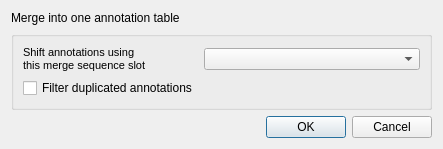
<?xml version="1.0" encoding="UTF-8"?>
<ui version="4.0">
 <class>AnnsActionDialog</class>
 <widget class="QDialog" name="AnnsActionDialog">
  <property name="geometry">
   <rect>
    <x>0</x>
    <y>0</y>
    <width>443</width>
    <height>148</height>
   </rect>
  </property>
  <property name="windowTitle">
   <string>New annotations action</string>
  </property>
  <layout class="QVBoxLayout" name="verticalLayout_2">
   <item>
    <layout class="QVBoxLayout" name="verticalLayout">
     <item>
      <widget class="QLabel" name="label">
       <property name="text">
        <string>Merge into one annotation table</string>
       </property>
      </widget>
     </item>
     <item>
      <widget class="QGroupBox" name="groupBox_2">
       <property name="enabled">
        <bool>true</bool>
       </property>
       <property name="title">
        <string/>
       </property>
       <layout class="QGridLayout" name="gridLayout_2">
        <item row="0" column="0">
         <widget class="QLabel" name="label_3">
          <property name="text">
           <string>&lt;!DOCTYPE HTML PUBLIC &quot;-//W3C//DTD HTML 4.0//EN&quot; &quot;http://www.w3.org/TR/REC-html40/strict.dtd&quot;&gt;
&lt;html&gt;&lt;head&gt;&lt;meta name=&quot;qrichtext&quot; content=&quot;1&quot; /&gt;&lt;style type=&quot;text/css&quot;&gt;
p, li { white-space: pre-wrap; }
&lt;/style&gt;&lt;/head&gt;&lt;body style=&quot; font-family:'MS Shell Dlg 2'; font-size:8.25pt; font-weight:400; font-style:normal;&quot;&gt;
&lt;p style=&quot; margin-top:0px; margin-bottom:0px; margin-left:0px; margin-right:0px; -qt-block-indent:0; text-indent:0px;&quot;&gt;&lt;span style=&quot; font-size:8pt;&quot;&gt;Shift annotations &lt;/span&gt;&lt;span style=&quot; font-size:8pt;&quot;&gt;using&lt;/span&gt;&lt;/p&gt;
&lt;p style=&quot; margin-top:0px; margin-bottom:0px; margin-left:0px; margin-right:0px; -qt-block-indent:0; text-indent:0px;&quot;&gt;&lt;span style=&quot; font-size:8pt;&quot;&gt;this merge sequence slot&lt;/span&gt;&lt;/p&gt;&lt;/body&gt;&lt;/html&gt;</string>
          </property>
          <property name="textFormat">
           <enum>Qt::RichText</enum>
          </property>
         </widget>
        </item>
        <item row="1" column="0">
         <widget class="QCheckBox" name="filterBox">
          <property name="text">
           <string>Filter duplicated annotations</string>
          </property>
         </widget>
        </item>
        <item row="0" column="1">
         <widget class="QComboBox" name="slotBox">
          <property name="sizePolicy">
           <sizepolicy hsizetype="MinimumExpanding" vsizetype="Fixed">
            <horstretch>0</horstretch>
            <verstretch>0</verstretch>
           </sizepolicy>
          </property>
         </widget>
        </item>
       </layout>
      </widget>
     </item>
    </layout>
   </item>
   <item>
    <widget class="QDialogButtonBox" name="buttonBox">
     <property name="orientation">
      <enum>Qt::Horizontal</enum>
     </property>
     <property name="standardButtons">
      <set>QDialogButtonBox::Cancel|QDialogButtonBox::Ok</set>
     </property>
    </widget>
   </item>
  </layout>
 </widget>
 <resources/>
 <connections>
  <connection>
   <sender>buttonBox</sender>
   <signal>accepted()</signal>
   <receiver>AnnsActionDialog</receiver>
   <slot>accept()</slot>
   <hints>
    <hint type="sourcelabel">
     <x>248</x>
     <y>254</y>
    </hint>
    <hint type="destinationlabel">
     <x>157</x>
     <y>274</y>
    </hint>
   </hints>
  </connection>
  <connection>
   <sender>buttonBox</sender>
   <signal>rejected()</signal>
   <receiver>AnnsActionDialog</receiver>
   <slot>reject()</slot>
   <hints>
    <hint type="sourcelabel">
     <x>316</x>
     <y>260</y>
    </hint>
    <hint type="destinationlabel">
     <x>286</x>
     <y>274</y>
    </hint>
   </hints>
  </connection>
 </connections>
</ui>
